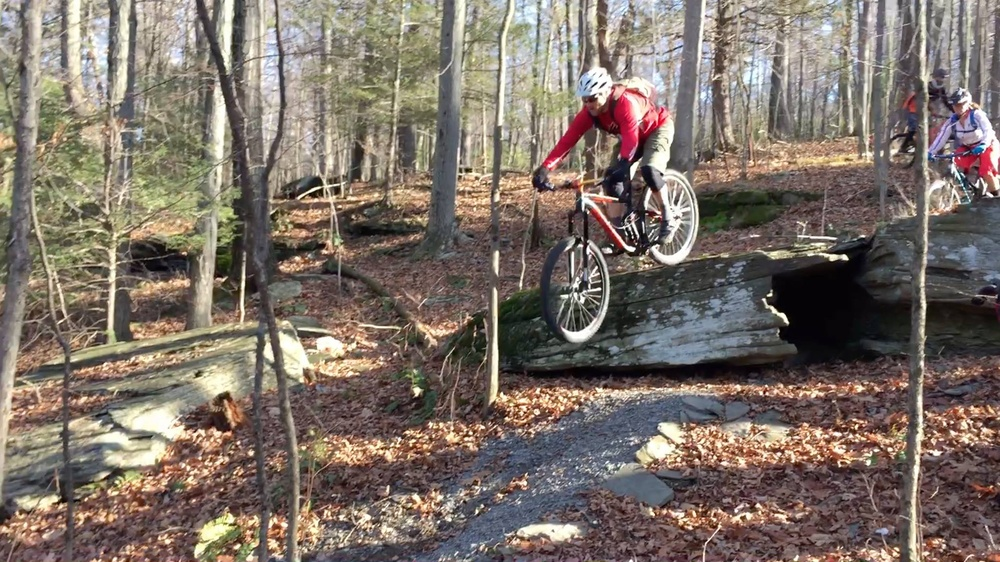
#> input picture AItest/机器视觉处理/image/farm-drop.jpg, 1000 x 562 px, shrunk from 2048 x 1152 before the run
$ python '边框.py'
#> lines starting #> are read from the running program, lines starting #| are printed output that depends on the picture
#!/usr/bin/env python
# -*- coding: utf-8 -*-
# @Time : 2019/9/15 16:13
# @Author : chenxin
# @Site :
# @File : 边框.py
# @Software: PyCharm
import cv2
import matplotlib.pyplot as plt
#import numpy as np

img = cv2.imread("image/farm-drop.jpg")
#> img is the input picture: shape (562, 1000, 3); mean B, G, R 103.9, 113.2, 124.9
#print(img)
constant= cv2.copyMakeBorder(img,50,50,50,50,cv2.BORDER_CONSTANT,value=255)
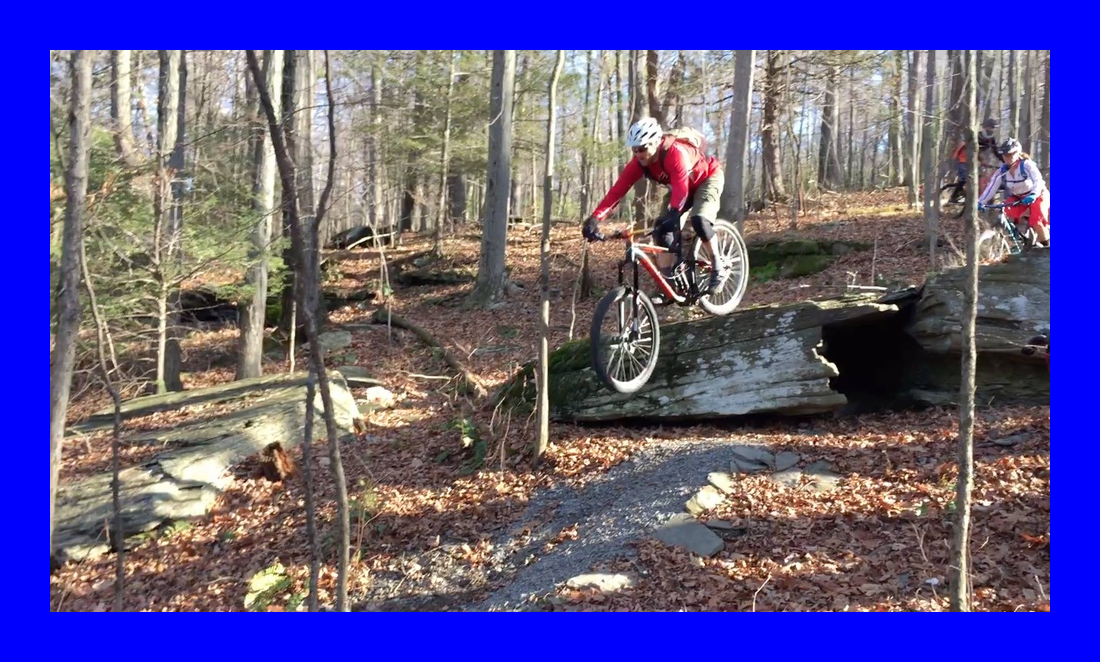
#> constant: shape (662, 1100, 3); mean B, G, R 138.4, 87.4, 96.4
fig, axes = plt.subplots(1, 2, figsize=(15, 15))
axes[0].imshow(img)
axes[0].set_title("No argument")
plt.show()

$ run again, with AItest/机器视觉处理/image/test1.jpg copied over AItest/机器视觉处理/image/farm-drop.jpg
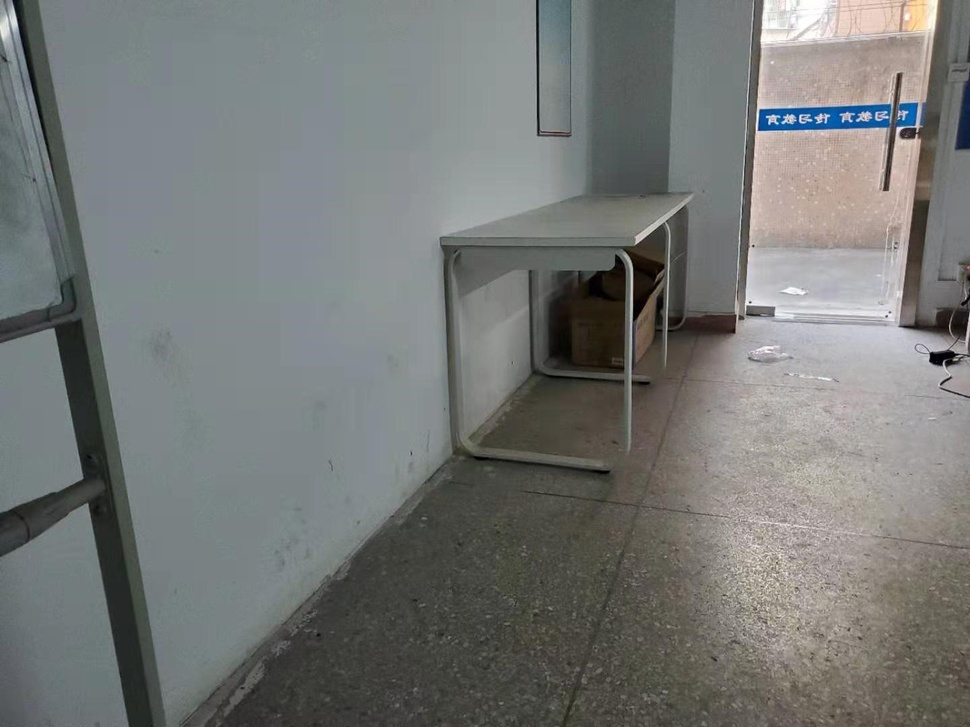
#> input picture AItest/机器视觉处理/image/test1.jpg, 970 x 727 px, shrunk from 1440 x 1080 before the run
#> img is the input picture: shape (727, 970, 3); mean B, G, R 118.1, 119.9, 117.7
#> `constant= cv2.copyMakeBorder(img,50,50,50,50,cv2.BORDER_CONSTANT,value..`:
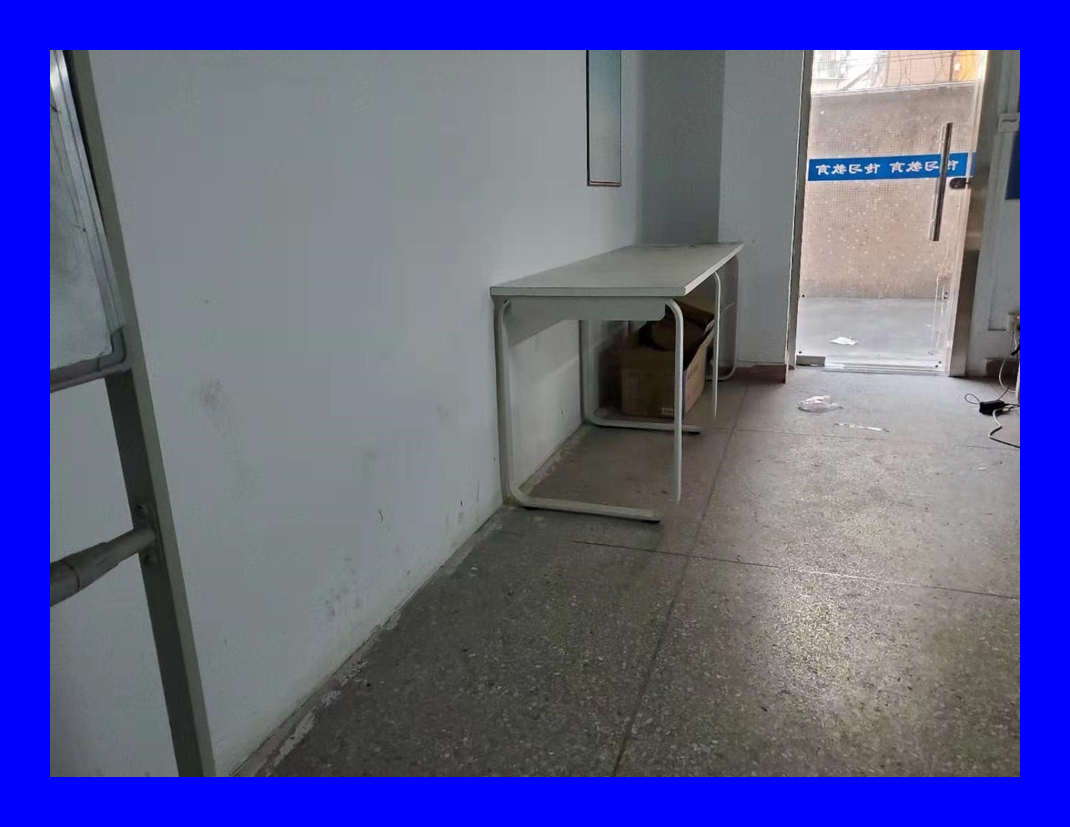
#> constant: shape (827, 1070, 3); mean B, G, R 145.9, 95.6, 93.8

$ run again, with AItest/机器视觉处理/image/test3.jpg copied over AItest/机器视觉处理/image/farm-drop.jpg
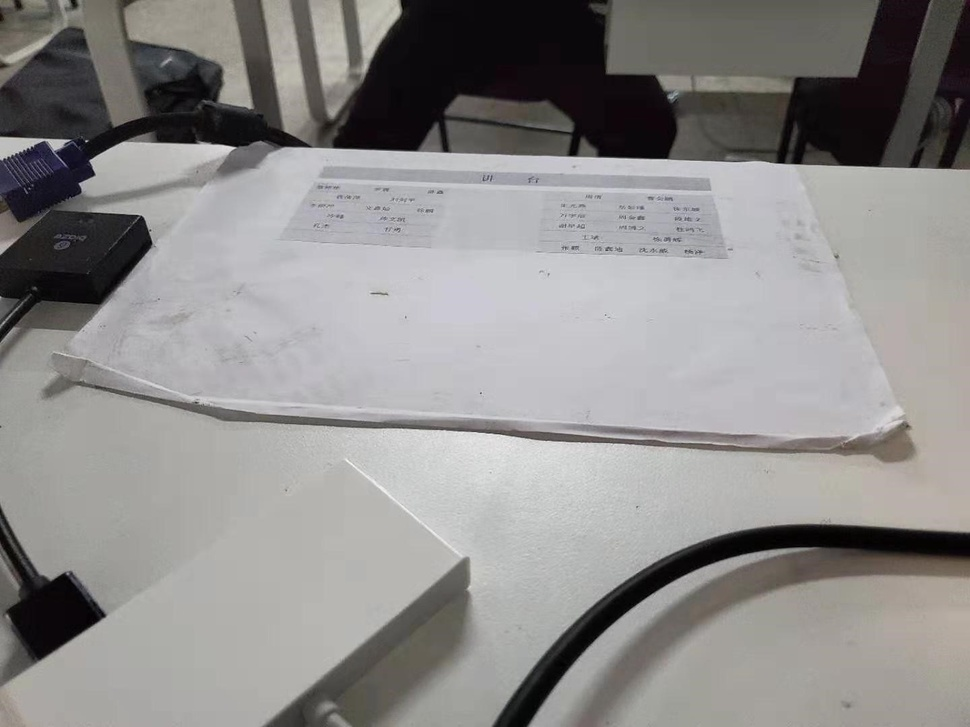
#> input picture AItest/机器视觉处理/image/test3.jpg, 970 x 727 px, shrunk from 1440 x 1080 before the run
#> img is the input picture: shape (727, 970, 3); mean B, G, R 139.5, 140.6, 142.2
#> `constant= cv2.copyMakeBorder(img,50,50,50,50,cv2.BORDER_CONSTANT,value..`:
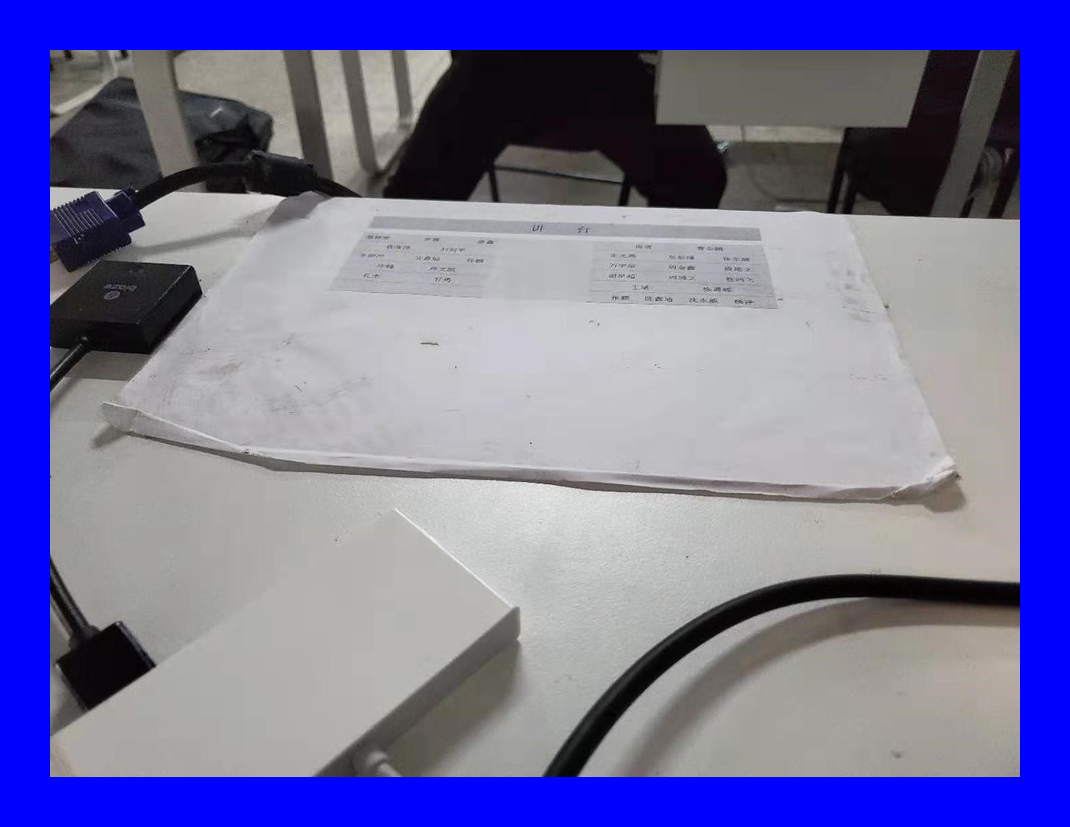
#> constant: shape (827, 1070, 3); mean B, G, R 163, 112, 113.3
